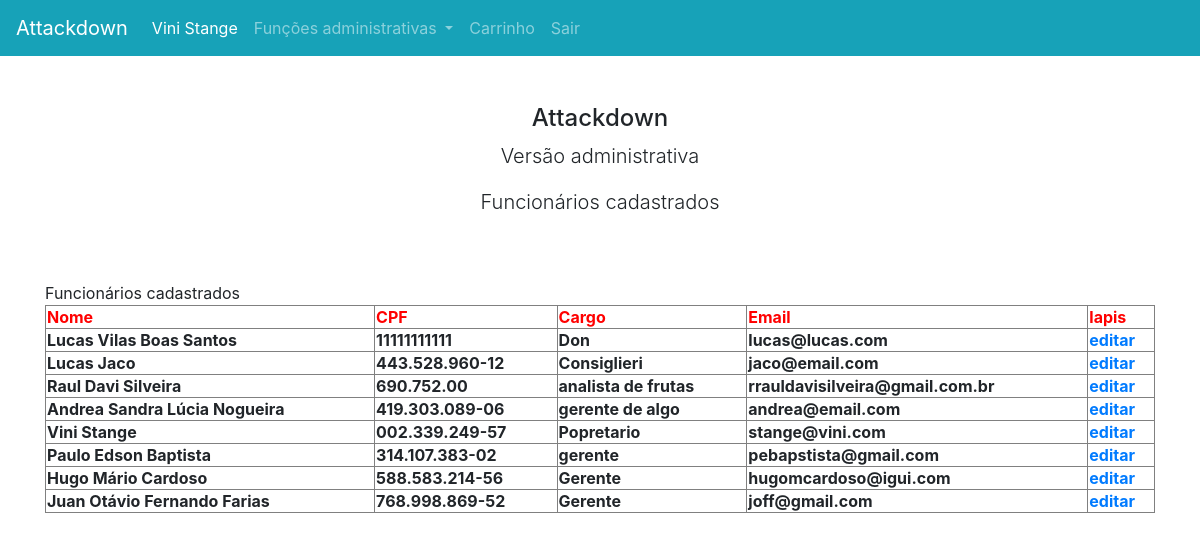
Page /accounts/lista_funcionarios (signed in) on the committed database.
### account/models.py (models this page shows, shortened)
class Account(AbstractBaseUser, PermissionsMixin):
    email = models.EmailField(_('email address'), unique=True, max_length=60)
    cpf = models.TextField(unique=True, primary_key=True)
    nome = models.TextField(max_length=45)
    cargo = models.TextField(max_length=20)
    is_admin = models.BooleanField(default=False)
    is_staff = models.BooleanField(default=False)
    is_superuser = models.BooleanField(default=False)
    is_active = models.BooleanField(default=True)
    date_joined = models.DateTimeField(default=timezone.now)
    USERNAME_FIELD = 'email'
    REQUIRED_FIELDS = ['cpf']
    objects = AccountManager()

### account/views.py (the view)
# urls.py: path('lista_funcionarios', views.exibir_funcionarios),
def exibir_funcionarios(request):
    usuario = request.user
    if usuario.is_authenticated:
        queryset = Account.objects.all()
        context = {
            'lista_funcionarios':queryset
        }
        return render(request, 'lista_funcionarios.html', context)
    else:
        return redirect("/")

### templates/lista_funcionarios.html (shortened to what this page needs)
{% extends "base.html" %}
{% block conteudo %}
{% block titulobody %}Funcionários cadastrados{%endblock titulobody %}
	<table border=1 style="width: 100%;">
        <tr style="color: red;">
            <th>Nome</th>
            <th>CPF</th>
            <th>Cargo</th>
            <th>Email</th>
            <th>lapis</th>
        </tr>
        {% for funcionario in lista_funcionarios %}
        <tr>
            <th>{{ funcionario.nome }}</th>
            <th>{{ funcionario.cpf }}</th>
            <th>{{ funcionario.cargo }}</th>
            <th>{{ funcionario.email }}</th>
            <th><a href="{% url 'editar-funcionario' funcionario.cpf %}">editar</a></th>
        </tr>
        {% endfor %}
    </table>
{% endblock conteudo %}

### templates/base.html (shortened to what this page needs)
<html>
<head>
<link rel="stylesheet" href="https://stackpath.bootstrapcdn.com/bootstrap/4.2.1/css/bootstrap.min.css">
</head>
<body>
<nav class="navbar navbar-expand-xl navbar-dark bg-info">
	<a class="navbar-brand" href="http://127.0.0.1:8000/index/">Attackdown</a>
    <div class="collapse navbar-collapse" id="navbarSupportedContent">
		<ul class="navbar-nav mr-auto">
			<li class="nav-item active">
				<a class="nav-link" href="#">{{user.nome}}<span class="sr-only">(current)</span></a>
			</li>
			<li class="nav-item dropdown">
				<a class="nav-link dropdown-toggle" href="#" id="navbarDropdown" role="button" data-toggle="dropdown" aria-haspopup="true" aria-expanded="false">
				Funções administrativas
				</a>
			</li>
			<li class="nav-item">
				<a class="nav-link" href="/carrinho" tabindex="-1">Carrinho</a>
			</li>
			<li class="nav-item">
				<a class="nav-link" href="/accounts/logout" tabindex="-1">Sair</a>
			</li>
		</ul>
	</div>
</nav>
<div class="d-flex justify-content-around my-5">
    <div class="flex-grow-1 text-center align-self-center">
    	<h4 class="h4">Attackdown</h4>
        <p class="lead">Versão administrativa</p>
		<p class="lead">{% block titulobody %}{%endblock titulobody %}</p>
    </div>
</div>
<div class="container">
	{% block conteudo %}
	{% endblock conteudo %}
</div>
</body>
</html>

### templates/base.html (style rules this page uses)
body { min-height: 100vh; }

### rows in the picture
Account: nome "Vini Stange", cpf "002.339.249-57", cargo "Popretario", email "stange@vini.com"
Account: nome "Lucas Vilas Boas Santos", cpf "11111111111", cargo "Don", email "lucas@lucas.com"
Account: nome "Lucas Jaco", cpf "443.528.960-12", cargo "Consiglieri", email "jaco@email.com"
Account: nome "Raul Davi Silveira", cpf "690.752.00", cargo "analista de frutas", email "rrauldavisilveira@gmail.com.br"
Account: nome "Andrea Sandra Lúcia Nogueira", cpf "419.303.089-06", cargo "gerente de algo", email "andrea@email.com"
Account: nome "Paulo Edson Baptista", cpf "314.107.383-02", cargo "gerente", email "pebapstista@gmail.com"
Account: nome "Hugo Mário Cardoso", cpf "588.583.214-56", cargo "Gerente", email "hugomcardoso@igui.com"
Account: nome "Juan Otávio Fernando Farias", cpf "768.998.869-52", cargo "Gerente", email "joff@gmail.com"
